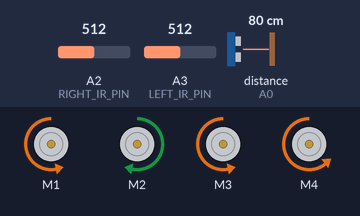
Simulated run of this sketch. Board: Arduino Uno, built with avr-gcc and run on an emulated ATmega328P. Parts: 4 × DC motor (green arrow = forward, orange = backward, longer = faster). Wiring (inferred from the names in the program): ultrasonic range finder: trigger A1; echo A0. The test bench sets the inputs (shaded band); at power-on: distance to the obstacle (sensor on A0) 80 cm, A2 (RIGHT_IR_PIN) = 512, A3 (LEFT_IR_PIN) = 512. The echo pulse lasts 58.3 µs per cm.

Above: at 1.2 s.
1.3 s: distance to the obstacle (sensor on A0) set to 40 cm
2.8 s: distance to the obstacle (sensor on A0) set to 34 cm
At 4.0 s:
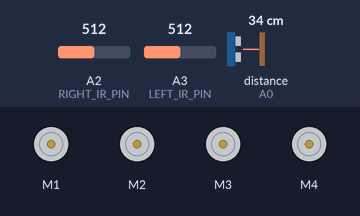
4.3 s: A2 (RIGHT_IR_PIN) set to 495
At 4.6 s:
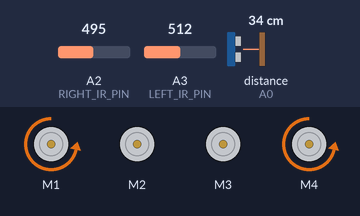
5.8 s: A3 (LEFT_IR_PIN) set to 500
At 6.8 s:
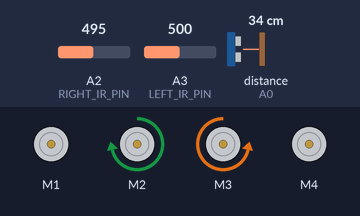
7.4 s: A3 (LEFT_IR_PIN) set to 522
At 8.8 s:
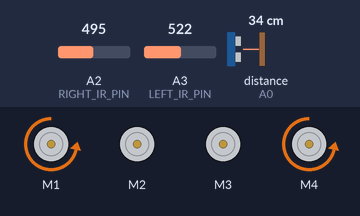
9.1 s: A3 (LEFT_IR_PIN) set to 511
At 10.0 s:
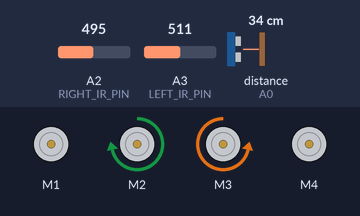
Timing chart, 0 to 11.7 s (numbered marks = the images above; inputs shaded):
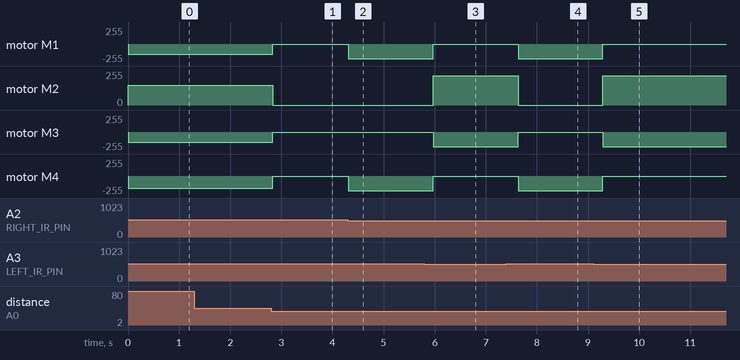

The sketch:

bean_whisper_robot.ino
```cpp
#include <AFMotor.h>

// Motor initialization
AF_DCMotor motor1(1); // left front
AF_DCMotor motor2(2); // left rear
AF_DCMotor motor3(3); // right front
AF_DCMotor motor4(4); // right rear

// Pins for sensors
#define ECHO_PIN A0
#define TRIG_PIN A1
#define LEFT_IR_PIN A3
#define RIGHT_IR_PIN A2

// Threshold values for the ultrasonic sensor (in centimeters)
#define STOP_DISTANCE 35
#define REVERSE_DISTANCE 20
#define FORWARD_DISTANCE 150

// Base speed
int speed = 150;

// Function prototypes
void forward();
void reverse();
void stopMotors();
int measureDistance();

void setup() {
  // Pin setup
  pinMode(TRIG_PIN, OUTPUT);
  pinMode(ECHO_PIN, INPUT);
  pinMode(LEFT_IR_PIN, INPUT);
  pinMode(RIGHT_IR_PIN, INPUT);
}

void loop() {
  int distance = measureDistance(); // Measure distance

  // Movement logic depending on the distance
  if (distance < REVERSE_DISTANCE) {
    reverse(); // Move backward
  } else if (distance > STOP_DISTANCE && distance <= FORWARD_DISTANCE) {
    forward(); // Move forward
  } else {
    stopMotors(); // Stop the motors
  }

  // Turning logic based on IR sensors
  int leftIR = analogRead(LEFT_IR_PIN);
  int rightIR = analogRead(RIGHT_IR_PIN);

  if (leftIR < 512) {
    turnRight(); // Turn right
  } else if (rightIR < 512) {
    turnLeft(); // Turn left
  }

  delay(50); // Minimal delay to prevent sensor debounce
}

// Function to measure distance using the ultrasonic sensor
int measureDistance() {
  digitalWrite(TRIG_PIN, LOW);
  delayMicroseconds(2);
  digitalWrite(TRIG_PIN, HIGH);
  delayMicroseconds(10);
  digitalWrite(TRIG_PIN, LOW);

  long duration = pulseIn(ECHO_PIN, HIGH);
  return duration * 0.034 / 2; // Convert time to centimeters
}

// Motor control functions
void setMotorDirection(AF_DCMotor& motor, int direction) {
  if (direction == 1) {
    motor.run(FORWARD);
  } else if (direction == -1) {
    motor.run(BACKWARD);
  } else {
    motor.run(RELEASE);
  }
}

void forward() {
  motor1.setSpeed(speed);
  motor2.setSpeed(speed);
  motor3.setSpeed(speed);
  motor4.setSpeed(speed + 30);

  setMotorDirection(motor1, -1);  // Left front
  setMotorDirection(motor2, 1);   // Left rear
  setMotorDirection(motor3, -1);  // Right front
  setMotorDirection(motor4, -1);  // Right rear
}

void reverse() {
  motor1.setSpeed(speed + 30);
  motor2.setSpeed(speed + 30);
  motor3.setSpeed(speed + 30);
  motor4.setSpeed(speed + 30);

  setMotorDirection(motor1, 1);
  setMotorDirection(motor2, -1);
  setMotorDirection(motor3, 1);
  setMotorDirection(motor4, 1);
}

void stopMotors() {
  setMotorDirection(motor1, 0);
  setMotorDirection(motor2, 0);
  setMotorDirection(motor3, 0);
  setMotorDirection(motor4, 0);
}

void turnLeft() {
  motor1.setSpeed(speed + 70);
  motor2.setSpeed(0);  // Left wheel stops
  motor3.setSpeed(0);  // Right wheel stops
  motor4.setSpeed(speed + 70);

  setMotorDirection(motor1, -1);  // Left front motor backward
  setMotorDirection(motor2, -1);  // Left rear
  setMotorDirection(motor3, -1);  // Right front
  setMotorDirection(motor4, -1);  // Right rear

  delay(500); // Time to turn
}

void turnRight() {
  motor1.setSpeed(0);  // Left wheel stops
  motor2.setSpeed(speed + 70);
  motor3.setSpeed(speed + 70);
  motor4.setSpeed(0);  // Right wheel stops

  setMotorDirection(motor1, 1);  // Left front motor forward
  setMotorDirection(motor2, 1);  // Left rear motor forward
  setMotorDirection(motor3, -1); // Right front motor backward
  setMotorDirection(motor4, -1); // Right rear motor backward

  delay(500); // Time to turn
}
```

Measured:
- the behaviour switches between 37 and 36 cm on distance to the obstacle (sensor on A0) (found by bisection; images 0 and 1)
- the behaviour switches between 512 and 511 on A2 (RIGHT_IR_PIN) (found by bisection; images 1 and 2)
- the behaviour switches between 512 and 511 on A3 (LEFT_IR_PIN) (found by bisection; images 2 and 3)
- after the input at 1.3 s, every drawn part: stays the same
- after the input at 2.8 s, motor M1, motor M3: backward 150/255 → stopped at once; motor M2: forward 150/255 → stopped at once; motor M4: backward 180/255 → stopped at once
- after the input at 4.3 s, motor M1, motor M4: stopped → backward 220/255 at once
- after the input at 5.8 s, motor M1, motor M4: backward 220/255 → stopped after 0.17 s; motor M2: stopped → forward 220/255 after 0.17 s; motor M3: stopped → backward 220/255 after 0.17 s
- after the input at 7.4 s, motor M1, motor M4: stopped → backward 220/255 after 0.23 s; motor M2: forward 220/255 → stopped after 0.23 s; motor M3: backward 220/255 → stopped after 0.23 s
- after the input at 9.1 s, motor M1, motor M4: backward 220/255 → stopped after 0.19 s; motor M2: stopped → forward 220/255 after 0.19 s; motor M3: stopped → backward 220/255 after 0.19 s
